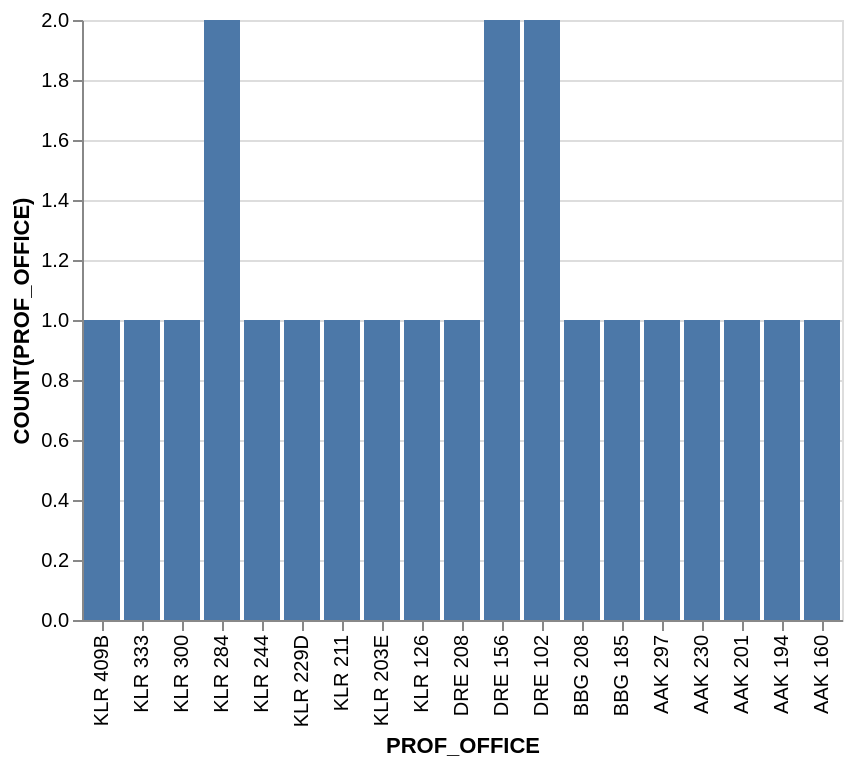

Write the Vega-Lite specification saved for this chart.
### Vega-Lite specification from a JSON file in a GitHub repository (floating-point values rounded to 4 significant figures)
{"data": {"values": [{"x_data": "KLR 409B", "y_data": 1}, {"x_data": "KLR 333", "y_data": 1}, {"x_data": "KLR 300", "y_data": 1}, {"x_data": "KLR 284", "y_data": 2}, {"x_data": "KLR 244", "y_data": 1}, {"x_data": "KLR 229D", "y_data": 1}, {"x_data": "KLR 211", "y_data": 1}, {"x_data": "KLR 203E", "y_data": 1}, {"x_data": "KLR 126", "y_data": 1}, {"x_data": "DRE 208", "y_data": 1}, {"x_data": "DRE 156", "y_data": 2}, {"x_data": "DRE 102", "y_data": 2}, {"x_data": "BBG 208", "y_data": 1}, {"x_data": "BBG 185", "y_data": 1}, {"x_data": "AAK 297", "y_data": 1}, {"x_data": "AAK 230", "y_data": 1}, {"x_data": "AAK 201", "y_data": 1}, {"x_data": "AAK 194", "y_data": 1}, {"x_data": "AAK 160", "y_data": 1}]}, "mark": "bar", "encoding": {"x": {"field": "x_data", "type": "nominal", "title": "PROF_OFFICE", "sort": "descending"}, "y": {"field": "y_data", "type": "quantitative", "title": "COUNT(PROF_OFFICE)"}}}
